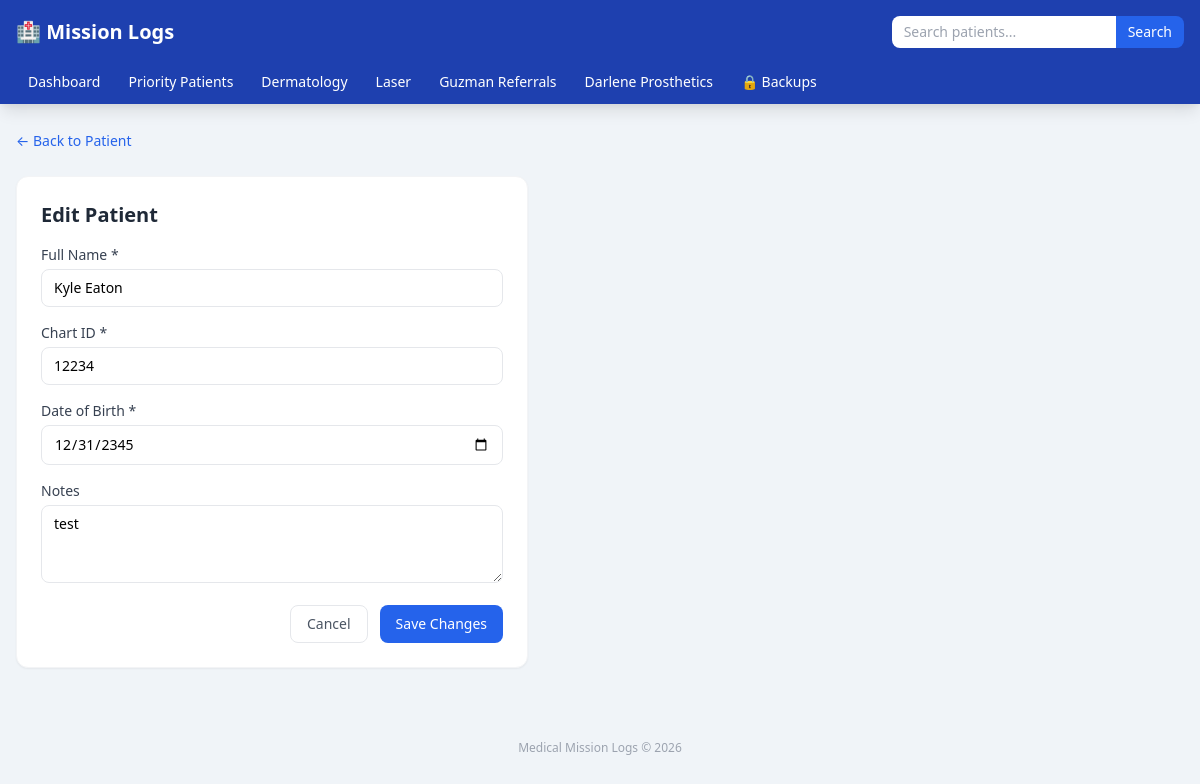
/patient/1/edit, run on the app's committed database.
### tables this page shows
CREATE TABLE patients (
            id INTEGER PRIMARY KEY AUTOINCREMENT,
            full_name TEXT NOT NULL,
            chart_id TEXT NOT NULL UNIQUE,
            date_of_birth TEXT NOT NULL,
            notes TEXT DEFAULT '',
            created_at TIMESTAMP DEFAULT CURRENT_TIMESTAMP,
            updated_at TIMESTAMP DEFAULT CURRENT_TIMESTAMP
        );

### app.py (the view, shortened to what this page needs)
@app.route("/patient/<int:patient_id>/edit", methods=["GET", "POST"])
def edit_patient(patient_id):
    patient = get_patient(patient_id)
    if not patient:
        flash("Patient not found.", "error")
        return redirect(url_for("dashboard"))
    return render_template("patient_edit.html", patient=patient, categories=LOG_CATEGORIES)

### database.py (called while the page is built)
def get_db():
    conn = sqlite3.connect(DB_PATH)
    conn.row_factory = sqlite3.Row
    conn.execute("PRAGMA foreign_keys = ON")
    return conn

def get_patient(patient_id):
    conn = get_db()
    patient = conn.execute("SELECT * FROM patients WHERE id = ?", (patient_id,)).fetchone()
    conn.close()
    return patient

### templates/patient_edit.html (shortened to what this page needs)
{% extends "base.html" %}
{% block content %}
<div class="mb-6">
    <a href="/patient/{{ patient.id }}" class="text-blue-600 hover:underline text-sm">← Back to Patient</a>
</div>
<div class="bg-white rounded-xl p-6 shadow-sm border border-gray-100 max-w-lg">
    <h1 class="text-xl font-bold text-gray-800 mb-4">Edit Patient</h1>
    <form action="/patient/{{ patient.id }}/edit" method="POST">
        <div class="mb-4">
            <label class="block text-sm font-medium text-gray-700 mb-1">Full Name *</label>
            <input type="text" name="full_name" value="{{ patient.full_name }}" required
                   class="w-full border rounded-lg px-3 py-2 text-sm focus:ring-2 focus:ring-blue-300 focus:outline-none">
        </div>
        <div class="mb-4">
            <label class="block text-sm font-medium text-gray-700 mb-1">Chart ID *</label>
            <input type="text" name="chart_id" value="{{ patient.chart_id }}" required
                   class="w-full border rounded-lg px-3 py-2 text-sm focus:ring-2 focus:ring-blue-300 focus:outline-none">
        </div>
        <div class="mb-4">
            <label class="block text-sm font-medium text-gray-700 mb-1">Date of Birth *</label>
            <input type="date" name="date_of_birth" value="{{ patient.date_of_birth }}" required
                   class="w-full border rounded-lg px-3 py-2 text-sm focus:ring-2 focus:ring-blue-300 focus:outline-none">
        </div>
        <div class="mb-4">
            <label class="block text-sm font-medium text-gray-700 mb-1">Notes</label>
            <textarea name="notes" rows="3"
                      class="w-full border rounded-lg px-3 py-2 text-sm focus:ring-2 focus:ring-blue-300 focus:outline-none">{{ patient.notes }}</textarea>
        </div>
        <div class="flex gap-3 justify-end">
            <a href="/patient/{{ patient.id }}" class="px-4 py-2 rounded-lg border text-gray-600 hover:bg-gray-50 text-sm">
                Cancel
            </a>
            <button type="submit" class="bg-blue-600 text-white px-4 py-2 rounded-lg hover:bg-blue-700 text-sm font-medium">
                Save Changes
            </button>
        </div>
    </form>
</div>
{% endblock %}

### templates/base.html (style rules this page uses)
body { background-color: #f0f4f8; }

### data on the page
patients: full_name "Kyle Eaton", chart_id "12234", date_of_birth "12/31/2345", notes "test"

### other printed values
{{ cat }} "Priority Patients" "Dermatology" "Laser" "Guzman Referrals" "Darlene Prosthetics"
